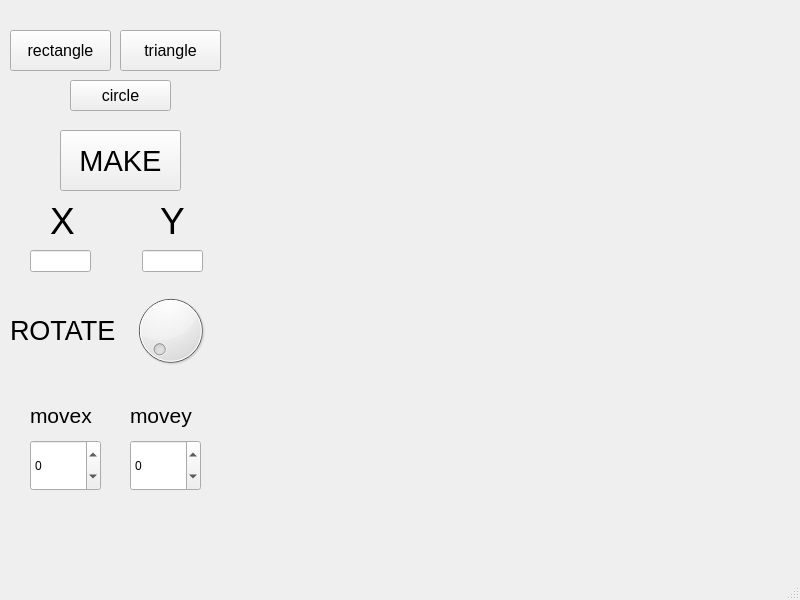
<?xml version="1.0" encoding="UTF-8"?>
<ui version="4.0">
 <class>MainWindow</class>
 <widget class="QMainWindow" name="MainWindow">
  <property name="geometry">
   <rect>
    <x>0</x>
    <y>0</y>
    <width>800</width>
    <height>600</height>
   </rect>
  </property>
  <property name="windowTitle">
   <string>MainWindow</string>
  </property>
  <widget class="QWidget" name="centralwidget">
   <widget class="QWidget" name="verticalLayoutWidget">
    <property name="geometry">
     <rect>
      <x>240</x>
      <y>20</y>
      <width>541</width>
      <height>531</height>
     </rect>
    </property>
    <layout class="QVBoxLayout" name="board"/>
   </widget>
   <widget class="QPushButton" name="make">
    <property name="geometry">
     <rect>
      <x>60</x>
      <y>130</y>
      <width>121</width>
      <height>61</height>
     </rect>
    </property>
    <property name="font">
     <font>
      <pointsize>22</pointsize>
     </font>
    </property>
    <property name="text">
     <string>MAKE</string>
    </property>
   </widget>
   <widget class="QPushButton" name="rectangle">
    <property name="geometry">
     <rect>
      <x>10</x>
      <y>30</y>
      <width>101</width>
      <height>41</height>
     </rect>
    </property>
    <property name="font">
     <font>
      <pointsize>12</pointsize>
     </font>
    </property>
    <property name="text">
     <string>rectangle</string>
    </property>
   </widget>
   <widget class="QPushButton" name="triangle">
    <property name="geometry">
     <rect>
      <x>120</x>
      <y>30</y>
      <width>101</width>
      <height>41</height>
     </rect>
    </property>
    <property name="font">
     <font>
      <pointsize>12</pointsize>
     </font>
    </property>
    <property name="text">
     <string>triangle</string>
    </property>
   </widget>
   <widget class="QPushButton" name="circle">
    <property name="geometry">
     <rect>
      <x>70</x>
      <y>80</y>
      <width>101</width>
      <height>31</height>
     </rect>
    </property>
    <property name="font">
     <font>
      <pointsize>12</pointsize>
     </font>
    </property>
    <property name="text">
     <string>circle</string>
    </property>
   </widget>
   <widget class="QLineEdit" name="returnx">
    <property name="geometry">
     <rect>
      <x>30</x>
      <y>250</y>
      <width>61</width>
      <height>22</height>
     </rect>
    </property>
   </widget>
   <widget class="QLineEdit" name="returny">
    <property name="geometry">
     <rect>
      <x>142</x>
      <y>250</y>
      <width>61</width>
      <height>22</height>
     </rect>
    </property>
   </widget>
   <widget class="QLabel" name="label">
    <property name="geometry">
     <rect>
      <x>50</x>
      <y>200</y>
      <width>61</width>
      <height>41</height>
     </rect>
    </property>
    <property name="font">
     <font>
      <pointsize>28</pointsize>
     </font>
    </property>
    <property name="text">
     <string>X</string>
    </property>
   </widget>
   <widget class="QLabel" name="label_2">
    <property name="geometry">
     <rect>
      <x>160</x>
      <y>200</y>
      <width>48</width>
      <height>41</height>
     </rect>
    </property>
    <property name="font">
     <font>
      <pointsize>28</pointsize>
     </font>
    </property>
    <property name="text">
     <string>Y</string>
    </property>
   </widget>
   <widget class="QLabel" name="label_3">
    <property name="geometry">
     <rect>
      <x>10</x>
      <y>300</y>
      <width>191</width>
      <height>61</height>
     </rect>
    </property>
    <property name="font">
     <font>
      <pointsize>20</pointsize>
     </font>
    </property>
    <property name="text">
     <string>ROTATE</string>
    </property>
   </widget>
   <widget class="QDial" name="dial">
    <property name="geometry">
     <rect>
      <x>130</x>
      <y>290</y>
      <width>81</width>
      <height>81</height>
     </rect>
    </property>
    <property name="maximum">
     <number>360</number>
    </property>
   </widget>
   <widget class="QSpinBox" name="movex">
    <property name="geometry">
     <rect>
      <x>30</x>
      <y>440</y>
      <width>71</width>
      <height>51</height>
     </rect>
    </property>
    <property name="minimum">
     <number>-100</number>
    </property>
    <property name="maximum">
     <number>100</number>
    </property>
   </widget>
   <widget class="QSpinBox" name="spinBox_2">
    <property name="geometry">
     <rect>
      <x>130</x>
      <y>440</y>
      <width>71</width>
      <height>51</height>
     </rect>
    </property>
    <property name="minimum">
     <number>-100</number>
    </property>
    <property name="maximum">
     <number>100</number>
    </property>
   </widget>
   <widget class="QLabel" name="label_4">
    <property name="geometry">
     <rect>
      <x>30</x>
      <y>400</y>
      <width>71</width>
      <height>31</height>
     </rect>
    </property>
    <property name="font">
     <font>
      <pointsize>16</pointsize>
     </font>
    </property>
    <property name="text">
     <string>movex</string>
    </property>
   </widget>
   <widget class="QLabel" name="label_5">
    <property name="geometry">
     <rect>
      <x>130</x>
      <y>400</y>
      <width>71</width>
      <height>31</height>
     </rect>
    </property>
    <property name="font">
     <font>
      <pointsize>16</pointsize>
     </font>
    </property>
    <property name="text">
     <string>movey</string>
    </property>
   </widget>
  </widget>
  <widget class="QMenuBar" name="menubar">
   <property name="geometry">
    <rect>
     <x>0</x>
     <y>0</y>
     <width>800</width>
     <height>22</height>
    </rect>
   </property>
  </widget>
  <widget class="QStatusBar" name="statusbar"/>
 </widget>
 <resources/>
 <connections/>
</ui>
